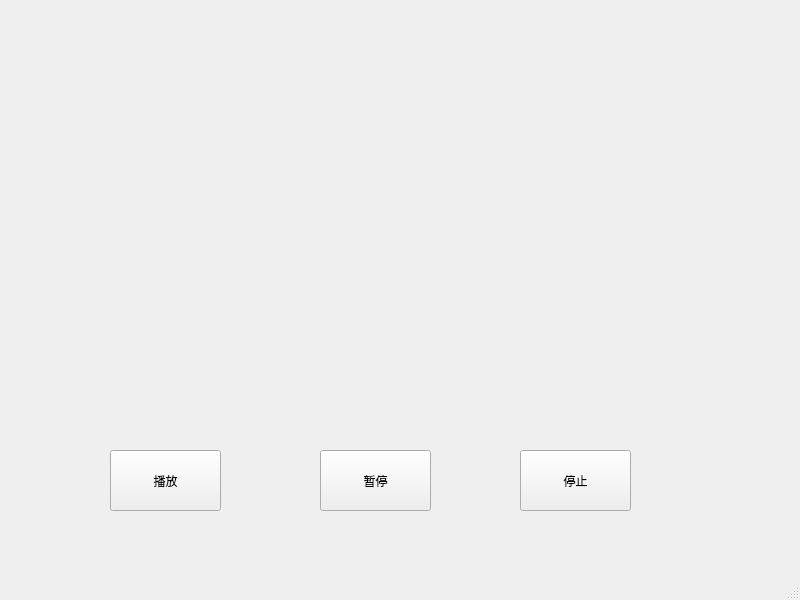
<?xml version="1.0" encoding="UTF-8"?>
<ui version="4.0">
 <class>MyMediaPlayer</class>
 <widget class="QMainWindow" name="MyMediaPlayer">
  <property name="geometry">
   <rect>
    <x>0</x>
    <y>0</y>
    <width>800</width>
    <height>600</height>
   </rect>
  </property>
  <property name="windowTitle">
   <string>MainWindow</string>
  </property>
  <widget class="QWidget" name="centralwidget">
   <widget class="QPushButton" name="pushButton_play">
    <property name="geometry">
     <rect>
      <x>110</x>
      <y>450</y>
      <width>111</width>
      <height>61</height>
     </rect>
    </property>
    <property name="text">
     <string>播放</string>
    </property>
   </widget>
   <widget class="QPushButton" name="pushButton_pause">
    <property name="geometry">
     <rect>
      <x>320</x>
      <y>450</y>
      <width>111</width>
      <height>61</height>
     </rect>
    </property>
    <property name="text">
     <string>暂停</string>
    </property>
   </widget>
   <widget class="QPushButton" name="pushButton_stop">
    <property name="geometry">
     <rect>
      <x>520</x>
      <y>450</y>
      <width>111</width>
      <height>61</height>
     </rect>
    </property>
    <property name="text">
     <string>停止</string>
    </property>
   </widget>
  </widget>
  <widget class="QMenuBar" name="menubar">
   <property name="geometry">
    <rect>
     <x>0</x>
     <y>0</y>
     <width>800</width>
     <height>23</height>
    </rect>
   </property>
  </widget>
  <widget class="QStatusBar" name="statusbar"/>
 </widget>
 <resources/>
 <connections/>
</ui>
